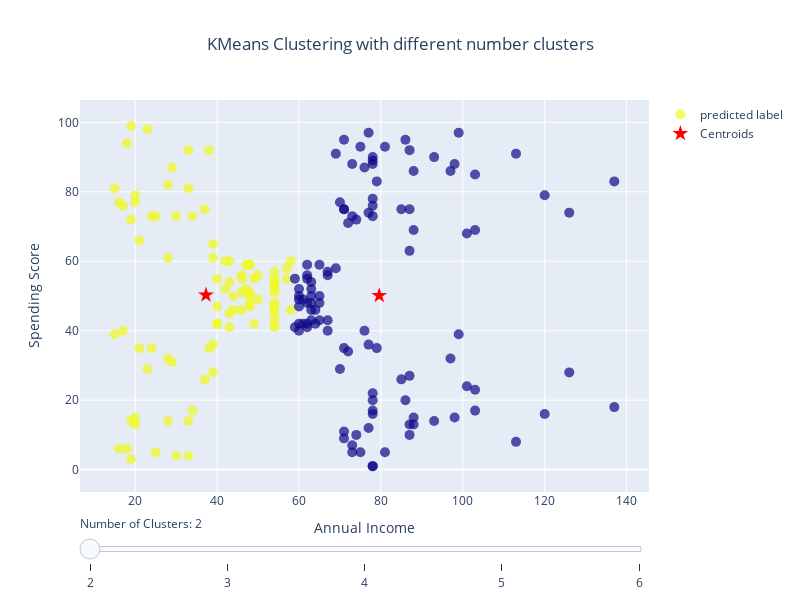

The notebook cell saved with this chart:
### Markdown cell above
The code below provides an interactive way to explore how different cluster counts affect the grouping of data points in the KMeans algorithm.

### Code cell
import numpy as np
import pandas as pd
import plotly.graph_objects as go
from sklearn.datasets import make_blobs
from sklearn.cluster import KMeans
from ipywidgets import interact, IntSlider

# Generate random data
df = pd.read_csv('https://raw.githubusercontent.com/satishgunjal/datasets/master/Mall_Customers.csv')
X = df.iloc[:, [3,4]].values
kmeans = KMeans(n_clusters=2, init='k-means++', max_iter=300, n_init=10, random_state=0)
kmeans.fit(X)
predict = kmeans.fit_predict(X)

def kmeans_interactive_X(num_clusters):
    # Fit KMeans model
    kmeans = KMeans(n_clusters=num_clusters, init='k-means++', max_iter=300, n_init=10, random_state=0)
    kmeans.fit(X)
    return X[:,0]

def kmeans_interactive_Y(num_clusters):
    # Fit KMeans model
    kmeans = KMeans(n_clusters=num_clusters, init='k-means++', max_iter=300, n_init=10, random_state=0)
    kmeans.fit(X)
    return X[:,1]

def cluster_centers_X(num_clusters):
    kmeans = KMeans(n_clusters=num_clusters, init='k-means++', max_iter=300, n_init=10, random_state=0)
    kmeans.fit(X)
    return kmeans.cluster_centers_[:, 0]

def cluster_centers_Y(num_clusters):
    kmeans = KMeans(n_clusters=num_clusters, init='k-means++', max_iter=300, n_init=10, random_state=0)
    kmeans.fit(X)
    return kmeans.cluster_centers_[:, 1]
    
def predict(num_clusters):
    kmeans = KMeans(n_clusters=num_clusters, init='k-means++', max_iter=300, n_init=10, random_state=0)
    kmeans.fit(X)
    return kmeans.fit_predict(X)

fig = go.Figure()

fig.add_trace(go.Scatter(x=X[:, 0], y=X[:, 1], mode='markers', marker=dict(color=kmeans.labels_, size=10, opacity=0.7), name = 'predicted label'))
fig.add_trace(go.Scatter(x=kmeans.cluster_centers_[:, 0], y=kmeans.cluster_centers_[:, 1], mode='markers', marker=dict(color='red', size=12, symbol='star'), name='Centroids'))
fig.update_layout(title=dict(text='KMeans Clustering with different number clusters', x=0.5, xanchor='center'), xaxis_title='Annual Income', yaxis_title='Spending Score', width=800,  # Set the width of the figure
    height=600)

fig.update_layout(sliders=[
    {
        'steps': [
            {
                'method': 'animate',
                'label': str(components),
                'args': [
                    [str(components)], 
                    {
                        'mode': 'immediate',
                        'frame': {'duration': 500, 'redraw': True},
                        'transition': {'duration': 300}
                    }
                ]
            }
            for components in range(2, 7)
        ],
        'currentvalue': {'prefix': 'Number of Clusters: '}
    }
])

frames = [go.Frame(data=[
        go.Scatter(
            x=kmeans_interactive_X(components), 
            y=kmeans_interactive_Y(components), 
            mode='markers', 
            marker=dict(color=predict(components), size=10, opacity=0.7),
            
        ),
        go.Scatter(
            x=cluster_centers_X(components), 
            y=cluster_centers_Y(components), 
            name = 'Centroids',
            mode='markers', 
            marker=dict(color='red', size=12, symbol='star'),
        )
    ], name=str(components)) for components in range(2, 7)]

fig.frames = frames
fig.show()

### Figure 1 — Plotly figure (JSON) as saved in the notebook; plotly's stock layout.template omitted (floating-point values rounded to 4 significant figures; data arrays with more than 128 entries replaced by an {"elided": "..."} marker saying what was removed)
{"data": [{"marker": {"color": {"elided": "200 int values"}, "opacity": 0.7, "size": 10}, "mode": "markers", "name": "predicted label", "type": "scatter", "x": {"elided": "200 int values"}, "y": {"elided": "200 int values"}}, {"marker": {"color": "red", "size": 12, "symbol": "star"}, "mode": "markers", "name": "Centroids", "type": "scatter", "x": [79.6, 37.29], "y": [50.13, 50.29]}], "layout": {"height": 600, "sliders": [{"currentvalue": {"prefix": "Number of Clusters: "}, "steps": [{"args": [["2"], {"frame": {"duration": 500, "redraw": true}, "mode": "immediate", "transition": {"duration": 300}}], "label": "2", "method": "animate"}, {"args": [["3"], {"frame": {"duration": 500, "redraw": true}, "mode": "immediate", "transition": {"duration": 300}}], "label": "3", "method": "animate"}, {"args": [["4"], {"frame": {"duration": 500, "redraw": true}, "mode": "immediate", "transition": {"duration": 300}}], "label": "4", "method": "animate"}, {"args": [["5"], {"frame": {"duration": 500, "redraw": true}, "mode": "immediate", "transition": {"duration": 300}}], "label": "5", "method": "animate"}, {"args": [["6"], {"frame": {"duration": 500, "redraw": true}, "mode": "immediate", "transition": {"duration": 300}}], "label": "6", "method": "animate"}]}], "title": {"text": "KMeans Clustering with different number clusters", "x": 0.5, "xanchor": "center"}, "width": 800, "xaxis": {"title": {"text": "Annual Income"}}, "yaxis": {"title": {"text": "Spending Score"}}}}
